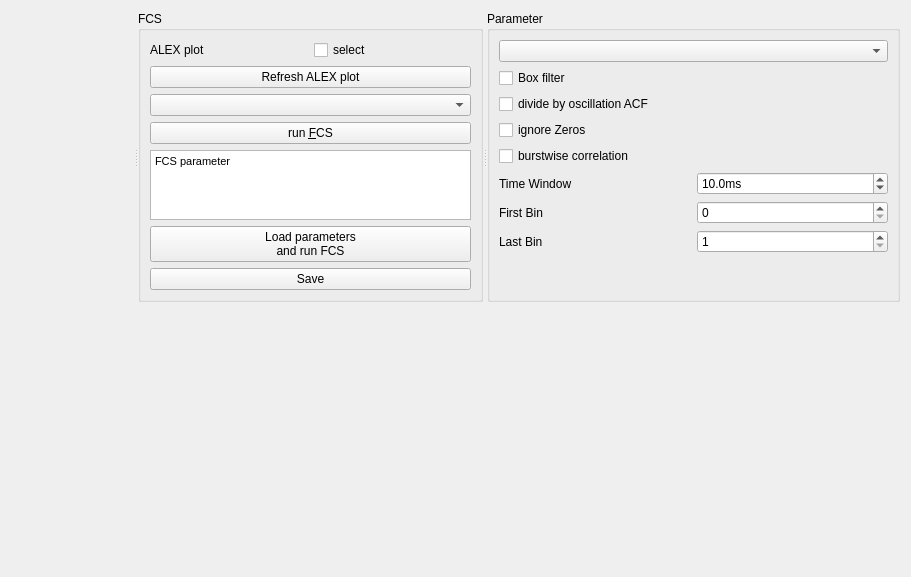
<?xml version="1.0" encoding="UTF-8"?>
<ui version="4.0">
 <class>FCSwidget</class>
 <widget class="QWidget" name="FCSwidget">
  <property name="geometry">
   <rect>
    <x>0</x>
    <y>0</y>
    <width>911</width>
    <height>577</height>
   </rect>
  </property>
  <property name="windowTitle">
   <string>Form</string>
  </property>
  <layout class="QGridLayout" name="gridLayout_3" rowstretch="1,1" columnstretch="1,1">
   <item row="1" column="0">
    <widget class="JKQtPlotter" name="widgetPlotFCS" native="true"/>
   </item>
   <item row="1" column="1">
    <widget class="JKQtPlotter" name="widgetPlotFCS2" native="true"/>
   </item>
   <item row="0" column="0" colspan="2">
    <widget class="QSplitter" name="splitter_2">
     <property name="orientation">
      <enum>Qt::Horizontal</enum>
     </property>
     <widget class="QSplitter" name="splitter">
      <property name="midLineWidth">
       <number>0</number>
      </property>
      <property name="orientation">
       <enum>Qt::Horizontal</enum>
      </property>
      <property name="childrenCollapsible">
       <bool>false</bool>
      </property>
      <widget class="JKQtPlotter" name="widgetPlotAlex" native="true"/>
      <widget class="QGroupBox" name="groupBoxFCS">
       <property name="title">
        <string>FCS</string>
       </property>
       <layout class="QGridLayout" name="gridLayout">
        <item row="2" column="0" colspan="2">
         <widget class="QPushButton" name="pushButtonRefresh">
          <property name="text">
           <string>Refresh ALEX plot</string>
          </property>
         </widget>
        </item>
        <item row="5" column="0" colspan="2">
         <widget class="QTextBrowser" name="textBrowserInfoFCS">
          <property name="sizePolicy">
           <sizepolicy hsizetype="Preferred" vsizetype="Preferred">
            <horstretch>0</horstretch>
            <verstretch>0</verstretch>
           </sizepolicy>
          </property>
          <property name="html">
           <string>&lt;!DOCTYPE HTML PUBLIC &quot;-//W3C//DTD HTML 4.0//EN&quot; &quot;http://www.w3.org/TR/REC-html40/strict.dtd&quot;&gt;
&lt;html&gt;&lt;head&gt;&lt;meta name=&quot;qrichtext&quot; content=&quot;1&quot; /&gt;&lt;style type=&quot;text/css&quot;&gt;
p, li { white-space: pre-wrap; }
&lt;/style&gt;&lt;/head&gt;&lt;body style=&quot; font-family:'MS Shell Dlg 2'; font-size:8.25pt; font-weight:400; font-style:normal;&quot;&gt;
&lt;p style=&quot; margin-top:0px; margin-bottom:0px; margin-left:0px; margin-right:0px; -qt-block-indent:0; text-indent:0px;&quot;&gt;&lt;span style=&quot; font-size:8pt;&quot;&gt;FCS parameter&lt;/span&gt;&lt;/p&gt;&lt;/body&gt;&lt;/html&gt;</string>
          </property>
         </widget>
        </item>
        <item row="7" column="0" colspan="2">
         <widget class="QPushButton" name="pushButtonLoadAndRunFCS">
          <property name="text">
           <string>Load parameters
and run FCS</string>
          </property>
         </widget>
        </item>
        <item row="3" column="0" colspan="2">
         <widget class="JKQTPMathImageColorPaletteComboBox" name="comboBoxPalette"/>
        </item>
        <item row="8" column="0" colspan="2">
         <widget class="QPushButton" name="pushButtonSave">
          <property name="text">
           <string>Save</string>
          </property>
         </widget>
        </item>
        <item row="4" column="0" colspan="2">
         <widget class="QPushButton" name="pushButtonFCS">
          <property name="text">
           <string>run &amp;FCS</string>
          </property>
         </widget>
        </item>
        <item row="0" column="1" rowspan="2">
         <widget class="QCheckBox" name="chkSelect">
          <property name="text">
           <string>select</string>
          </property>
         </widget>
        </item>
        <item row="0" column="0" rowspan="2">
         <widget class="QLabel" name="label_2">
          <property name="text">
           <string>ALEX plot</string>
          </property>
         </widget>
        </item>
       </layout>
      </widget>
     </widget>
     <widget class="QGroupBox" name="groupBox">
      <property name="title">
       <string>Parameter</string>
      </property>
      <layout class="QGridLayout" name="gridLayout_2">
       <item row="1" column="0" colspan="2">
        <widget class="QCheckBox" name="checkBoxBoxFilter">
         <property name="text">
          <string>Box filter</string>
         </property>
        </widget>
       </item>
       <item row="5" column="0">
        <widget class="QLabel" name="label">
         <property name="text">
          <string>Time Window</string>
         </property>
         <property name="buddy">
          <cstring>doubleSpinBoxMaxLag</cstring>
         </property>
        </widget>
       </item>
       <item row="0" column="0" colspan="2">
        <widget class="QComboBox" name="comboBoxFCSMethod"/>
       </item>
       <item row="9" column="0" colspan="2">
        <spacer name="verticalSpacer">
         <property name="orientation">
          <enum>Qt::Vertical</enum>
         </property>
         <property name="sizeHint" stdset="0">
          <size>
           <width>20</width>
           <height>40</height>
          </size>
         </property>
        </spacer>
       </item>
       <item row="7" column="1">
        <widget class="QSpinBox" name="spinBoxMin"/>
       </item>
       <item row="5" column="1">
        <widget class="QDoubleSpinBox" name="doubleSpinBoxMaxLag">
         <property name="suffix">
          <string>ms</string>
         </property>
         <property name="decimals">
          <number>1</number>
         </property>
         <property name="minimum">
          <double>1.000000000000000</double>
         </property>
         <property name="maximum">
          <double>1000.000000000000000</double>
         </property>
         <property name="value">
          <double>10.000000000000000</double>
         </property>
        </widget>
       </item>
       <item row="2" column="0" colspan="2">
        <widget class="QCheckBox" name="checkBoxOsc">
         <property name="text">
          <string>divide by oscillation ACF</string>
         </property>
        </widget>
       </item>
       <item row="4" column="0">
        <widget class="QCheckBox" name="checkBoxBurstwise">
         <property name="text">
          <string>burstwise correlation</string>
         </property>
        </widget>
       </item>
       <item row="3" column="0">
        <widget class="QCheckBox" name="checkBoxIgnoreZeros">
         <property name="text">
          <string>ignore Zeros</string>
         </property>
        </widget>
       </item>
       <item row="8" column="1">
        <widget class="QSpinBox" name="spinBoxMax">
         <property name="minimum">
          <number>1</number>
         </property>
         <property name="singleStep">
          <number>1</number>
         </property>
        </widget>
       </item>
       <item row="7" column="0">
        <widget class="QLabel" name="label_3">
         <property name="text">
          <string>First Bin</string>
         </property>
        </widget>
       </item>
       <item row="8" column="0">
        <widget class="QLabel" name="label_4">
         <property name="text">
          <string>Last Bin</string>
         </property>
        </widget>
       </item>
      </layout>
     </widget>
    </widget>
   </item>
  </layout>
 </widget>
 <customwidgets>
  <customwidget>
   <class>JKQtPlotter</class>
   <extends>QWidget</extends>
   <header>jkqtplotter.h</header>
   <container>1</container>
  </customwidget>
  <customwidget>
   <class>JKQTPMathImageColorPaletteComboBox</class>
   <extends>QComboBox</extends>
   <header>jkqtpgeoelements.h</header>
  </customwidget>
 </customwidgets>
 <resources/>
 <connections/>
</ui>
